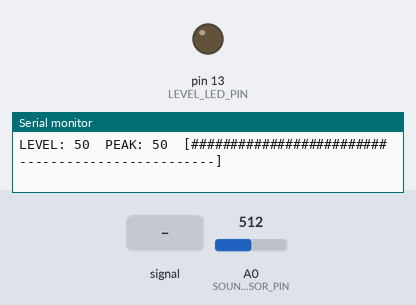
Bench run of a sketch on a simulated Arduino Uno, built with avr-gcc and run on an emulated ATmega328P. On the bench: output pins drawn as LEDs (lit = HIGH), the last lines printed to the serial monitor. Dashed ring = blinking. The test bench sets the inputs (shaded band); at power-on: A0 (SOUND_SENSOR_PIN) = 512.

Above: at 1.2 s.
1.3 s: A0 (SOUND_SENSOR_PIN) fed a 200 Hz sine of ±255 counts around its level
At 4.2 s:
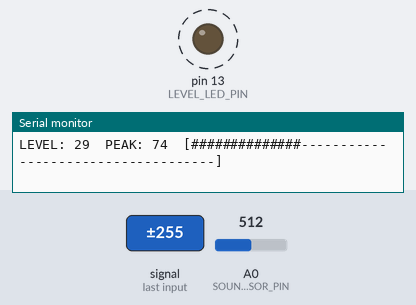
4.3 s: A0 (SOUND_SENSOR_PIN) set to 716
At 5.3 s:
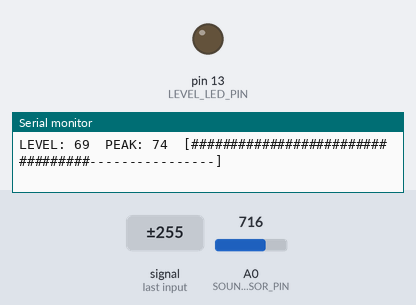
6.3 s: A0 (SOUND_SENSOR_PIN) fed a 1000 Hz sine of ±255 counts around its level
At 7.7 s:
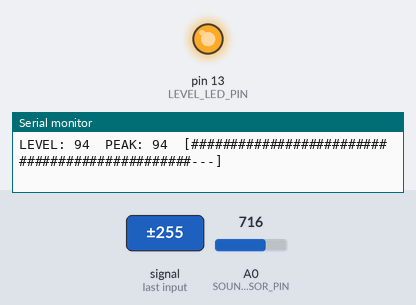
8.3 s: A0 (SOUND_SENSOR_PIN) fed a 2 Hz sine of ±306 counts around its level
At 8.91 s:
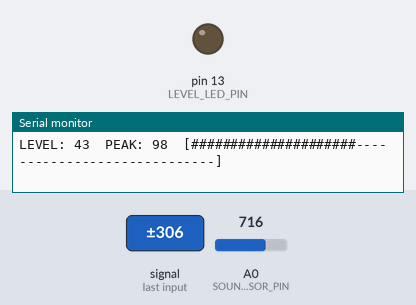
11.3 s: A0 (SOUND_SENSOR_PIN) set to 729
Timing chart, 0 to 14.3 s (numbered marks = the images above; inputs shaded):
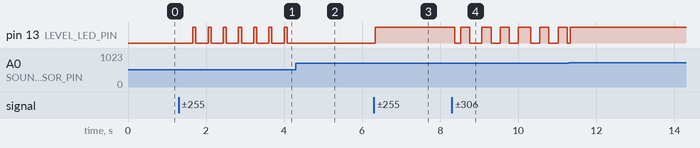

Measured:
- after the input at 1.3 s, pin 13 (LEVEL_LED_PIN): alternates HIGH for 0.08 s and LOW for 0.31 s, starting after 0.36 s
- after the input at 4.3 s, pin 13 (LEVEL_LED_PIN): stops changing and stays LOW
- after the input at 6.3 s, pin 13 (LEVEL_LED_PIN): LOW → HIGH at once
- after the input at 8.3 s, pin 13 (LEVEL_LED_PIN): HIGH → LOW after 0.07 s, → HIGH 0.16 s later, → LOW 0.23 s later, → HIGH 0.31 s later, … (13 changes in this stretch)

The sketch:

Sound-Level-Meter.ino
```cpp
// 028 - Sound Level Meter
// Reads an analog sound sensor, maps the value to a 0-100 level with a
// peak-hold indicator, and lights an LED whenever the level goes above 70.
// Board: Arduino Uno
// Wiring:
//   Sound sensor module:
//     VCC -> 5V
//     GND -> GND
//     AO  (analog output) -> analog pin A0
//     Some boards also have a DO digital output and a small trimmer;
//     this project uses the analog output only, so DO can stay unconnected.
//     Turn the module's sensitivity trimmer to about mid position first.
//   LED -> digital pin 13 through a 220 ohm resistor (pin 13 is the
//     built-in LED on the Uno, so an external LED is optional).

// ---------------- Pin constants ----------------
const int SOUND_SENSOR_PIN = A0;  // Analog output of the sound sensor
const int LEVEL_LED_PIN = 13;     // Lights up when the level exceeds the limit

// ---------------- Level constants ----------------
const int ADC_MAX = 1023;            // Full-scale 10-bit ADC reading
const int PEAK_THRESHOLD = 70;       // Level above which the LED turns on
const unsigned long SAMPLE_MS = 50;  // One sample every 50 ms
const unsigned long PEAK_HOLD_MS = 1500;  // Peak stays visible for 1.5 seconds

int currentLevel = 0;      // Latest mapped level, 0 to 100
int peakLevel = 0;         // Highest level seen during the hold window
unsigned long peakTime = 0;  // When that peak was recorded
unsigned long lastSampleTime = 0;

void setup() {
  pinMode(LEVEL_LED_PIN, OUTPUT);

  Serial.begin(9600);
  Serial.println("Sound Level Meter starting...");
  Serial.println("Make a noise near the sensor and watch LEVEL and PEAK.");
}

// Decays the held peak a little whenever the hold time expires,
// so the display slowly falls back instead of staying stuck at the top
void updatePeak() {
  if (millis() - peakTime >= PEAK_HOLD_MS && peakLevel > 0) {
    peakLevel -= 1;      // Step the peak down one point
    peakTime = millis(); // Restart the decay step timer
  }
}

void loop() {
  // Take a sample on a fixed schedule
  if (millis() - lastSampleTime >= SAMPLE_MS) {
    lastSampleTime = millis();

    // Read the raw sound level from the sensor's analog output
    int rawValue = analogRead(SOUND_SENSOR_PIN);

    // Convert 0-1023 into a friendlier 0-100 scale
    currentLevel = map(rawValue, 0, ADC_MAX, 0, 100);

    // Keep the highest value reached inside the hold window
    if (currentLevel >= peakLevel) {
      peakLevel = currentLevel;
      peakTime = millis();
    }

    // Light the LED whenever the sound level passes the chosen limit
    if (currentLevel >= PEAK_THRESHOLD) {
      digitalWrite(LEVEL_LED_PIN, HIGH);
    } else {
      digitalWrite(LEVEL_LED_PIN, LOW);
    }

    // Print the current level and the held peak side by side
    Serial.print("LEVEL: ");
    Serial.print(currentLevel);
    Serial.print("  PEAK: ");
    Serial.print(peakLevel);

    // Show a matching bar so the level can be read at a glance
    Serial.print("  [");
    for (int i = 0; i < 50; i++) {
      if (i < (currentLevel / 2)) {
        Serial.print("#");
      } else {
        Serial.print("-");
      }
    }
    Serial.println("]");

    // Let the peak fall gradually after the sound stops
    updatePeak();
  }
}
```
